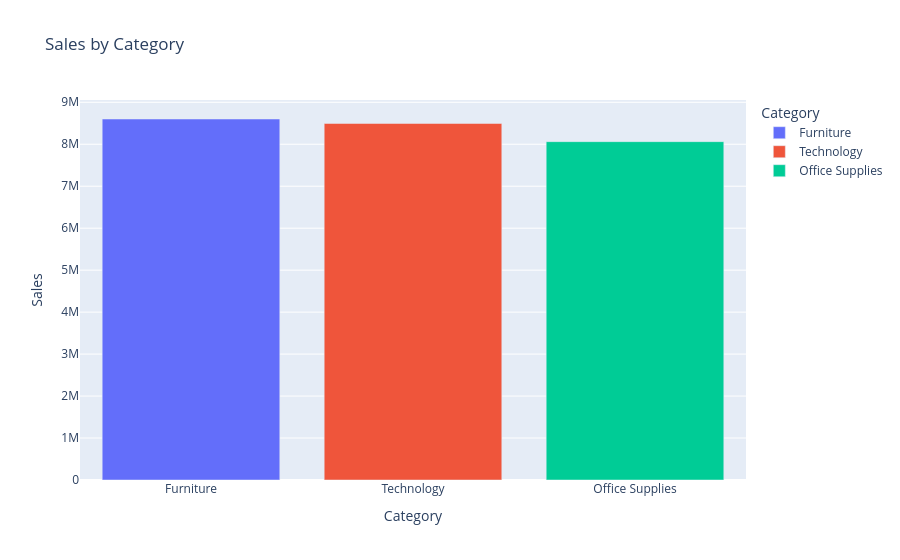

The notebook cell saved with this chart:
### Code cell
# Sales by category

category_sales = (
    df.groupby("Category", as_index=False)["Sales"]
      .sum()
      .sort_values("Sales", ascending=False)
)

fig = px.bar(
    category_sales,
    x="Category",
    y="Sales",
    title="Sales by Category",
    color="Category"
)

fig.show()

### Figure 1 — Plotly figure (JSON) as saved in the notebook; plotly's stock layout.template omitted (floating-point values rounded to 4 significant figures)
{"data": [{"hovertemplate": "Category=%{x}<br>Sales=%{y}<extra></extra>", "legendgroup": "Furniture", "marker": {"color": "#636efa", "pattern": {"shape": ""}}, "name": "Furniture", "orientation": "v", "showlegend": true, "textposition": "auto", "type": "bar", "x": ["Furniture"], "xaxis": "x", "y": [8602000.0], "yaxis": "y"}, {"hovertemplate": "Category=%{x}<br>Sales=%{y}<extra></extra>", "legendgroup": "Technology", "marker": {"color": "#EF553B", "pattern": {"shape": ""}}, "name": "Technology", "orientation": "v", "showlegend": true, "textposition": "auto", "type": "bar", "x": ["Technology"], "xaxis": "x", "y": [8495000.0], "yaxis": "y"}, {"hovertemplate": "Category=%{x}<br>Sales=%{y}<extra></extra>", "legendgroup": "Office Supplies", "marker": {"color": "#00cc96", "pattern": {"shape": ""}}, "name": "Office Supplies", "orientation": "v", "showlegend": true, "textposition": "auto", "type": "bar", "x": ["Office Supplies"], "xaxis": "x", "y": [8062000.0], "yaxis": "y"}], "layout": {"barmode": "relative", "legend": {"title": {"text": "Category"}, "tracegroupgap": 0}, "title": {"text": "Sales by Category"}, "xaxis": {"anchor": "y", "categoryarray": ["Furniture", "Technology", "Office Supplies"], "categoryorder": "array", "domain": [0, 1], "title": {"text": "Category"}}, "yaxis": {"anchor": "x", "domain": [0, 1], "title": {"text": "Sales"}}}}
